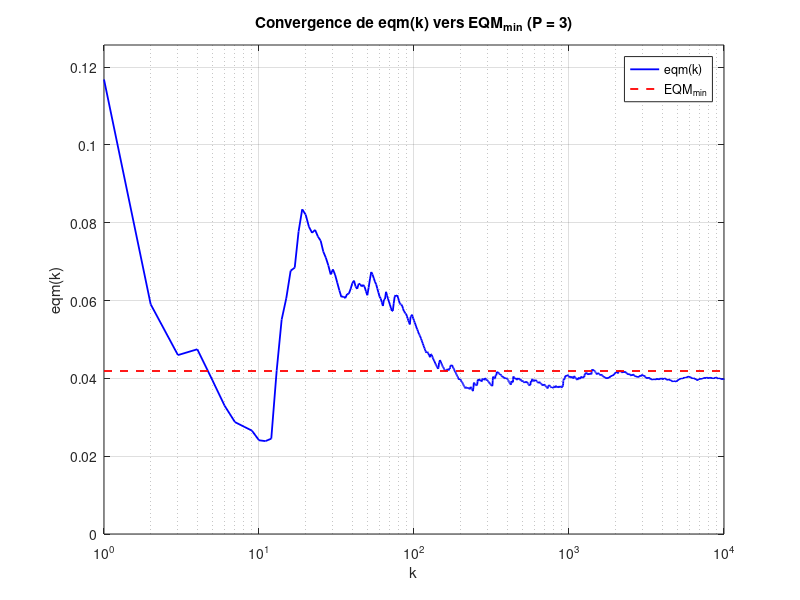
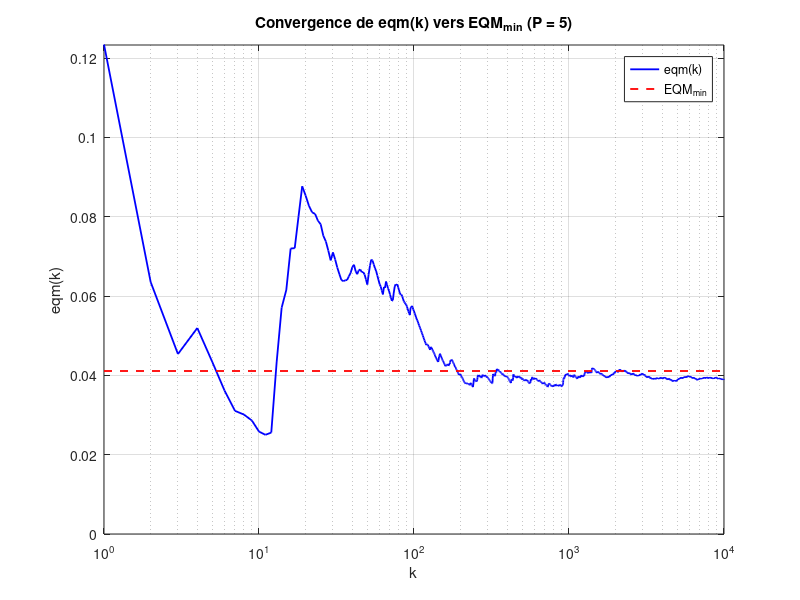
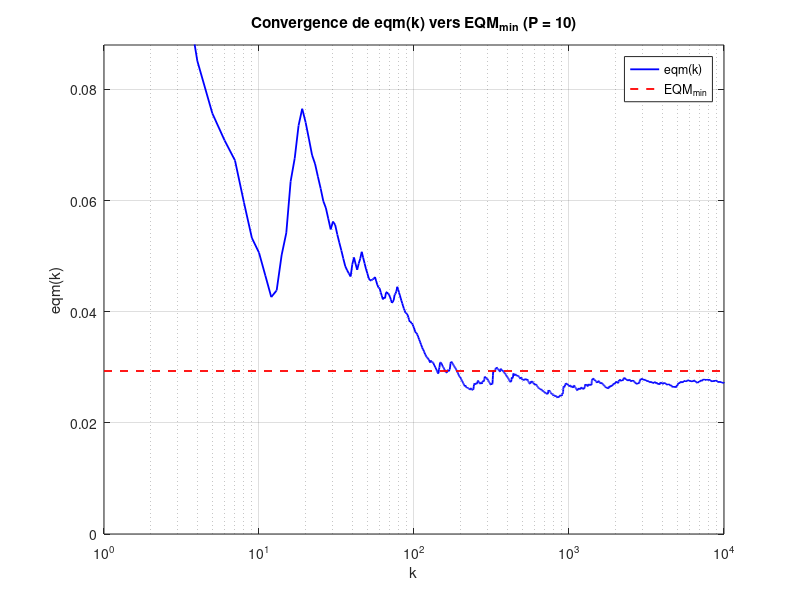
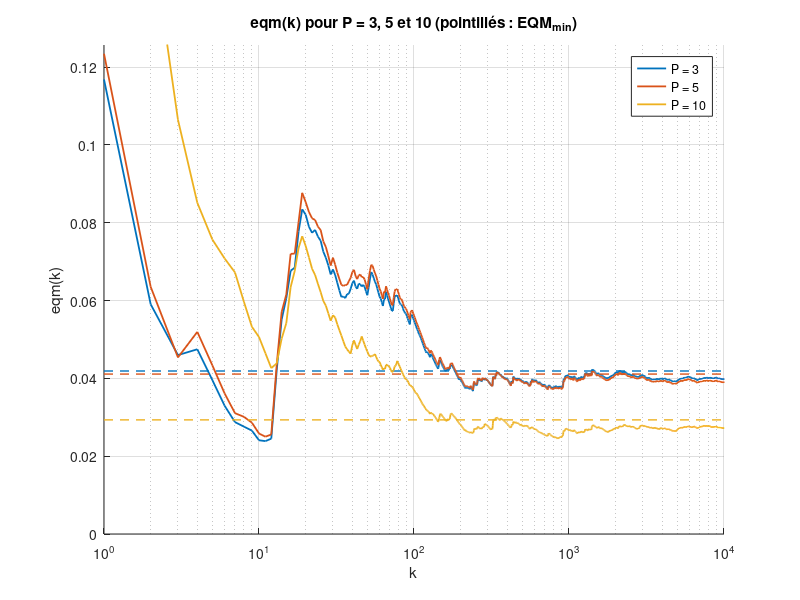

These figures' MATLAB source, in order:
%% Partie 2 - Question (c) : convergence de eqm(k) vers EQM_min
clear; clc; close all;

% Parametres
N     = 1e4;
n     = (1:N)';
w0    = 0.05*pi;
phi   = pi/4;
sigv2 = 0.1;

% Signal propre et signal bruite
d = sin(n*w0 + phi);
v = sqrt(sigv2)*randn(N,1);
x = d + v;

Plist  = [3 5 10];
EQM    = zeros(N, length(Plist));
EQMmin = zeros(1, length(Plist));

for m = 1:length(Plist)
    Pm  = Plist(m);
    rxm = xcorr(x, Pm-1, 'biased'); rxm = rxm(Pm:end);
    rdm = xcorr(d, Pm-1, 'biased'); rdm = rdm(Pm:end);
    wm  = toeplitz(rxm) \ rdm;
    dhm = filter(wm, 1, x);

    S = 0;
    for k = 1:N
        S        = S + (d(k) - dhm(k))^2;
        EQM(k,m) = S / k;
    end
    EQMmin(m) = rdm(1) - wm' * rdm;
    fprintf('P = %2d : EQM_min = %.4f | eqm(N) = %.4f\n', Pm, EQMmin(m), EQM(N,m));
end

% Figures 23 a 25 : une figure par P
for m = 1:length(Plist)
    figure;
    plot(1:N, EQM(:,m), 'b', 'LineWidth', 1.3); hold on;
    plot([1 N], [EQMmin(m) EQMmin(m)], 'r--', 'LineWidth', 1.3);
    set(gca, 'XScale', 'log'); grid on;
    ylim([0 3*EQMmin(m)]);
    xlabel('k'); ylabel('eqm(k)');
    title(sprintf('Convergence de eqm(k) vers EQM_{min} (P = %d)', Plist(m)));
    legend('eqm(k)', 'EQM_{min}', 'Location', 'best');
    saveas(gcf, sprintf('fig%d.png', 22+m));      % fig23, fig24, fig25
end

% Figure 26 : les trois courbes ensemble
col = lines(3);
figure; hold on;
for m = 1:length(Plist)
    h(m) = plot(1:N, EQM(:,m), 'Color', col(m,:), 'LineWidth', 1.3);
    plot([1 N], [EQMmin(m) EQMmin(m)], '--', 'Color', col(m,:), 'LineWidth', 1);
end
set(gca, 'XScale', 'log'); grid on;
ylim([0 3*max(EQMmin)]);
xlabel('k'); ylabel('eqm(k)');
title('eqm(k) pour P = 3, 5 et 10 (pointillés : EQM_{min})');
legend(h, 'P = 3', 'P = 5', 'P = 10', 'Location', 'best');
saveas(gcf, 'fig26.png');
